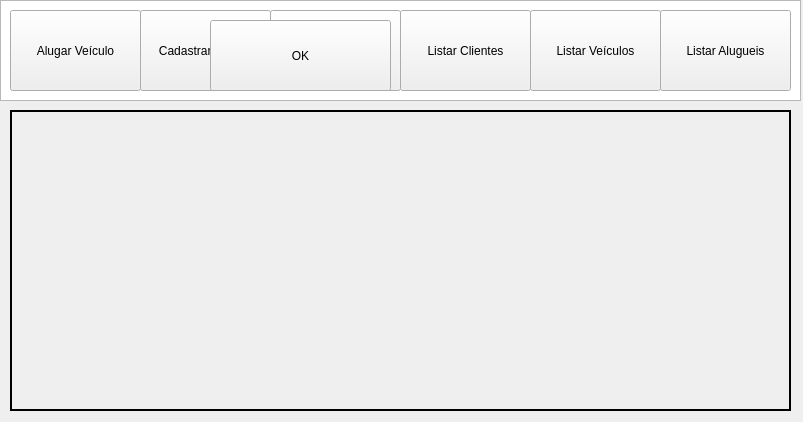
<?xml version="1.0" encoding="UTF-8"?>
<ui version="4.0">
 <class>FrmPrincipal</class>
 <widget class="QMainWindow" name="FrmPrincipal">
  <property name="windowModality">
   <enum>Qt::NonModal</enum>
  </property>
  <property name="geometry">
   <rect>
    <x>0</x>
    <y>0</y>
    <width>803</width>
    <height>422</height>
   </rect>
  </property>
  <property name="windowTitle">
   <string>Locadora de Veículos</string>
  </property>
  <property name="windowIcon">
   <iconset>
    <normaloff>../Imagens/FrmIcon_Car.png</normaloff>../Imagens/FrmIcon_Car.png</iconset>
  </property>
  <property name="autoFillBackground">
   <bool>true</bool>
  </property>
  <property name="iconSize">
   <size>
    <width>40</width>
    <height>40</height>
   </size>
  </property>
  <widget class="QWidget" name="centralwidget">
   <widget class="QColumnView" name="columnView">
    <property name="geometry">
     <rect>
      <x>0</x>
      <y>0</y>
      <width>801</width>
      <height>101</height>
     </rect>
    </property>
   </widget>
   <widget class="QPushButton" name="btnAlugar">
    <property name="geometry">
     <rect>
      <x>10</x>
      <y>10</y>
      <width>131</width>
      <height>81</height>
     </rect>
    </property>
    <property name="cursor">
     <cursorShape>PointingHandCursor</cursorShape>
    </property>
    <property name="layoutDirection">
     <enum>Qt::LeftToRight</enum>
    </property>
    <property name="autoFillBackground">
     <bool>false</bool>
    </property>
    <property name="text">
     <string>Alugar Veículo</string>
    </property>
    <property name="icon">
     <iconset>
      <normaloff>../Imagens/btnAlugaVeiculo.png</normaloff>../Imagens/btnAlugaVeiculo.png</iconset>
    </property>
    <property name="iconSize">
     <size>
      <width>40</width>
      <height>40</height>
     </size>
    </property>
   </widget>
   <widget class="QPushButton" name="btnCliente">
    <property name="geometry">
     <rect>
      <x>140</x>
      <y>10</y>
      <width>131</width>
      <height>81</height>
     </rect>
    </property>
    <property name="cursor">
     <cursorShape>PointingHandCursor</cursorShape>
    </property>
    <property name="text">
     <string>Cadastrar Cliente</string>
    </property>
    <property name="icon">
     <iconset>
      <normaloff>../Imagens/btnCadCli.png</normaloff>../Imagens/btnCadCli.png</iconset>
    </property>
    <property name="iconSize">
     <size>
      <width>30</width>
      <height>30</height>
     </size>
    </property>
   </widget>
   <widget class="QPushButton" name="btnVeiculo">
    <property name="geometry">
     <rect>
      <x>270</x>
      <y>10</y>
      <width>131</width>
      <height>81</height>
     </rect>
    </property>
    <property name="cursor">
     <cursorShape>PointingHandCursor</cursorShape>
    </property>
    <property name="text">
     <string>Cadastrar Veículo</string>
    </property>
    <property name="icon">
     <iconset>
      <selectedon>../Imagens/FrmIcon_Car.png</selectedon>
     </iconset>
    </property>
    <property name="iconSize">
     <size>
      <width>40</width>
      <height>40</height>
     </size>
    </property>
   </widget>
   <widget class="QPushButton" name="btnListCliente">
    <property name="geometry">
     <rect>
      <x>400</x>
      <y>10</y>
      <width>131</width>
      <height>81</height>
     </rect>
    </property>
    <property name="cursor">
     <cursorShape>PointingHandCursor</cursorShape>
    </property>
    <property name="text">
     <string>Listar Clientes</string>
    </property>
    <property name="icon">
     <iconset>
      <normaloff>../Imagens/btnListCliente.png</normaloff>
      <selectedon>../Imagens/btnListClientes.png</selectedon>../Imagens/btnListCliente.png</iconset>
    </property>
    <property name="iconSize">
     <size>
      <width>30</width>
      <height>30</height>
     </size>
    </property>
   </widget>
   <widget class="QPushButton" name="btnListVeiculo">
    <property name="geometry">
     <rect>
      <x>530</x>
      <y>10</y>
      <width>131</width>
      <height>81</height>
     </rect>
    </property>
    <property name="cursor">
     <cursorShape>PointingHandCursor</cursorShape>
    </property>
    <property name="text">
     <string>Listar Veículos</string>
    </property>
    <property name="icon">
     <iconset>
      <normaloff>../Imagens/btnListVeiculo.png</normaloff>../Imagens/btnListVeiculo.png</iconset>
    </property>
    <property name="iconSize">
     <size>
      <width>30</width>
      <height>30</height>
     </size>
    </property>
   </widget>
   <widget class="QPushButton" name="btnListAluguel">
    <property name="geometry">
     <rect>
      <x>660</x>
      <y>10</y>
      <width>131</width>
      <height>81</height>
     </rect>
    </property>
    <property name="cursor">
     <cursorShape>PointingHandCursor</cursorShape>
    </property>
    <property name="text">
     <string>Listar Alugueis</string>
    </property>
    <property name="icon">
     <iconset>
      <normaloff>../Imagens/btnListAluguel.png</normaloff>../Imagens/btnListAluguel.png</iconset>
    </property>
    <property name="iconSize">
     <size>
      <width>30</width>
      <height>30</height>
     </size>
    </property>
   </widget>
   <widget class="QLabel" name="lbImg">
    <property name="geometry">
     <rect>
      <x>10</x>
      <y>110</y>
      <width>781</width>
      <height>301</height>
     </rect>
    </property>
    <property name="cursor">
     <cursorShape>PointingHandCursor</cursorShape>
    </property>
    <property name="frameShape">
     <enum>QFrame::WinPanel</enum>
    </property>
    <property name="text">
     <string/>
    </property>
    <property name="pixmap">
     <pixmap>../Imagens/BGImg.png</pixmap>
    </property>
    <property name="alignment">
     <set>Qt::AlignJustify|Qt::AlignVCenter</set>
    </property>
   </widget>
   <widget class="QPushButton" name="pushButton">
    <property name="geometry">
     <rect>
      <x>210</x>
      <y>20</y>
      <width>181</width>
      <height>71</height>
     </rect>
    </property>
    <property name="text">
     <string>OK</string>
    </property>
   </widget>
  </widget>
  <action name="actionCliente">
   <property name="text">
    <string>Cliente</string>
   </property>
  </action>
  <action name="actionVe_culo">
   <property name="text">
    <string>Veículo</string>
   </property>
  </action>
  <action name="actionAlugar">
   <property name="text">
    <string>Alugar Veículo</string>
   </property>
  </action>
  <action name="actionCliente_2">
   <property name="text">
    <string>Clientes</string>
   </property>
  </action>
  <action name="actionVe_culos">
   <property name="text">
    <string>Veículos</string>
   </property>
  </action>
  <action name="actionAlugueis">
   <property name="text">
    <string>Alugueis</string>
   </property>
  </action>
  <action name="actionSair">
   <property name="text">
    <string>Sair</string>
   </property>
  </action>
 </widget>
 <resources/>
 <connections/>
</ui>
